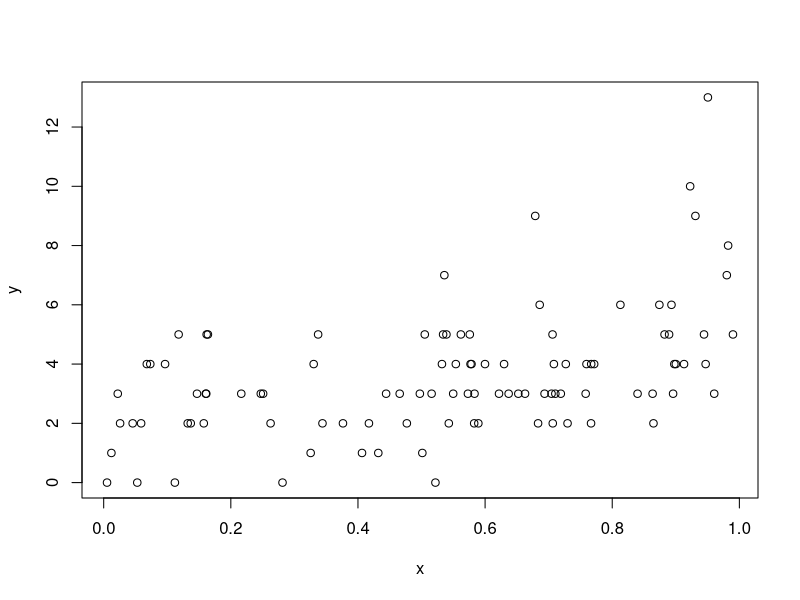
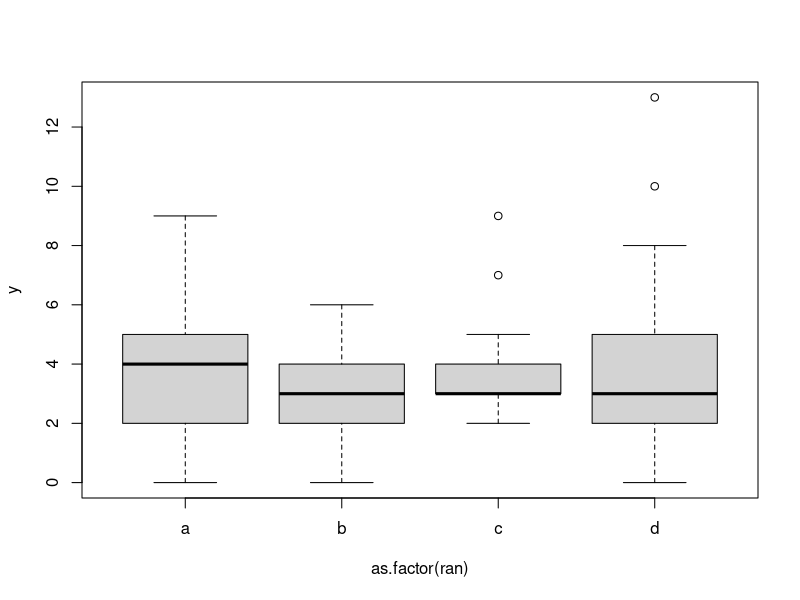
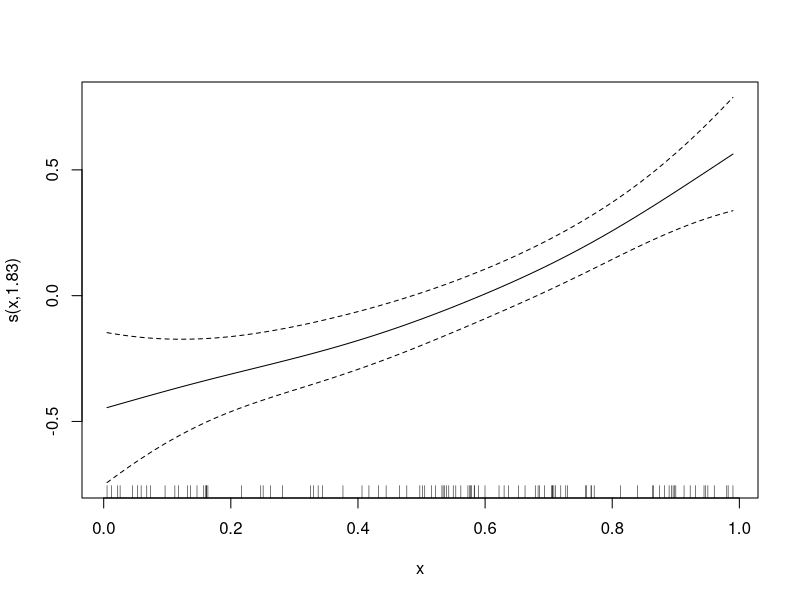

These charts were generated, in order, by the following R code:
library(lme4)
library(mgcv)

x = runif(100, 0, 1)
ran = rep(letters[1:4], length=100)
y_hat = 1 + x^4
y_hat_ran = y_hat + c(0, 2, 4, 6)
y = rpois(100, exp(y_hat))


plot(y~x)
plot(y ~ as.factor(ran))

m = glmer(y ~ x + (1|ran), family='poisson')
summary(m)

m_gam = gam(y ~ s(x), family='poisson')
summary(m_gam)

plot(m_gam)
